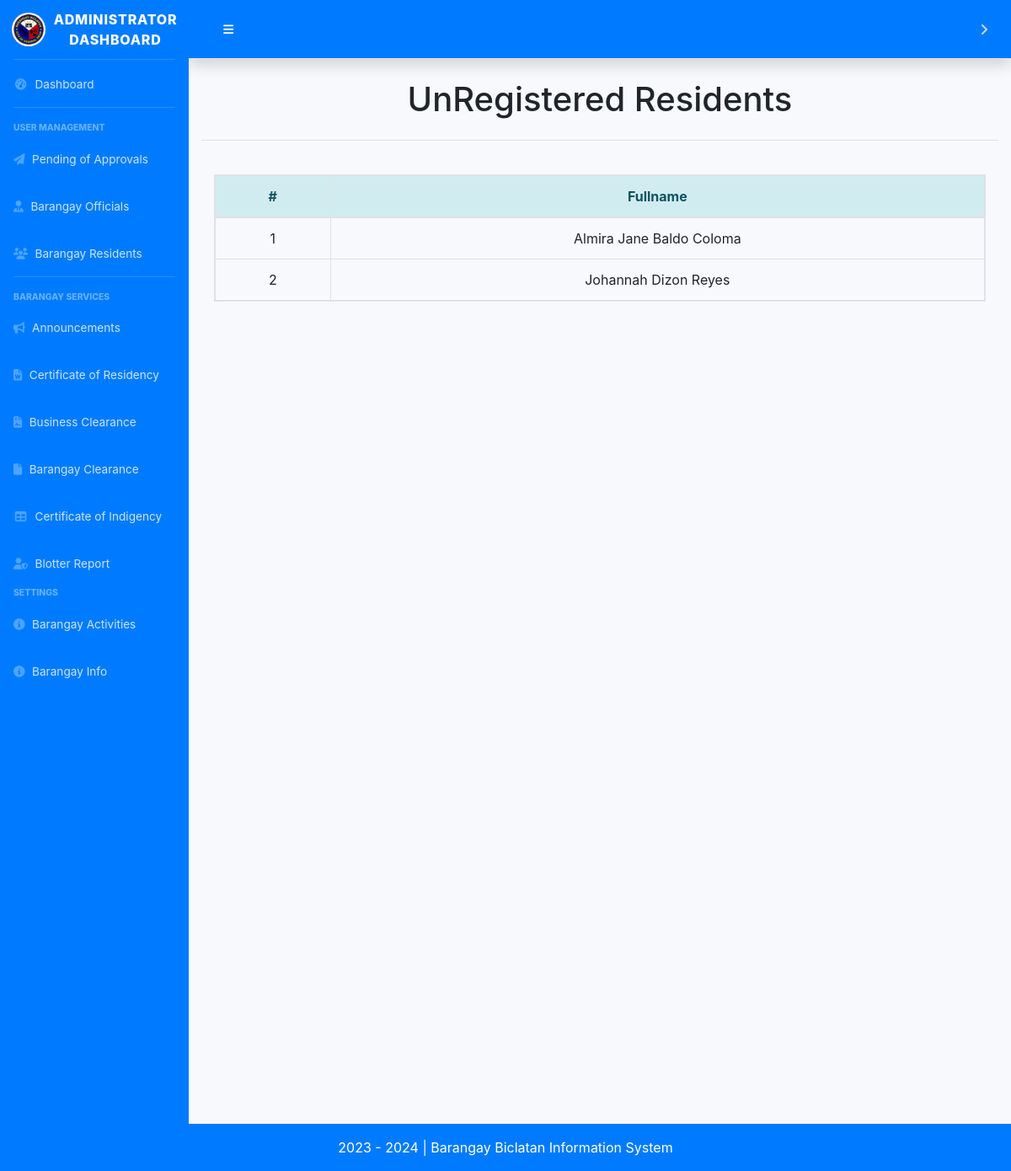
/admn_resident_unregistered.php, run on the app's committed database.
### tables this page shows
CREATE TABLE `tbl_resident` (
  `id_resident` int(11) NOT NULL,
  `request_status` varchar(50) NOT NULL,
  `res_photo` mediumblob DEFAULT NULL,
  `email` varchar(255) NOT NULL,
  `password` varchar(255) NOT NULL,
  `lname` varchar(255) NOT NULL,
  `fname` varchar(255) NOT NULL,
  `mi` varchar(255) NOT NULL,
  `age` int(11) NOT NULL,
  `sex` varchar(255) NOT NULL,
  `status` varchar(255) NOT NULL,
  `houseno` varchar(255) DEFAULT NULL,
  `street` varchar(255) DEFAULT NULL,
  `brgy` varchar(255) DEFAULT NULL,
  `municipal` varchar(255) DEFAULT NULL,
  `address` varchar(255) DEFAULT NULL,
  `contact` varchar(255) NOT NULL,
  `bdate` date NOT NULL,
  `bplace` varchar(255) NOT NULL,
  `nationality` varchar(255) NOT NULL,
  `family_role` varchar(255) NOT NULL,
  `voter` varchar(255) DEFAULT NULL,
  `pwd` varchar(10) NOT NULL,
  `indigent` varchar(255) NOT NULL,
  `single_parent` varchar(255) NOT NULL,
  `malnourished` varchar(255) NOT NULL,
  `four_ps` varchar(255) NOT NULL,
  `vaccinated` varchar(255) NOT NULL,
  `pregnancy` varchar(255) NOT NULL,
  `role` varchar(255) NOT NULL,
  `addedby` varchar(255) DEFAULT NULL
);

### classes/resident.class.php (called while the page is built, shortened)
<?php
    class ResidentClass extends BMISClass {
public function view_residente(){
    $connection = $this->openConn();
    $stmt = $connection->prepare("SELECT * from tbl_resident WHERE request_status = 'pending'");
    $stmt->execute();
    $view = $stmt->fetchAll();
    return $view;
}
    }
?>

### admn_resident_unregistered.php (the view, shortened to what this page needs)
<?php
    include('classes/resident.class.php');
    $view = $residentbmis->view_residente();
?>
<!DOCTYPE html>
<html lang="en">
<head>
    <link href="vendor/fontawesome-free/css/all.min.css" rel="stylesheet" type="text/css">
    <link href="css/sb-admin-2.min.css" rel="stylesheet">
</head>
<body id="page-top">
    <?php
        include('dashboard_sidebar_start.php');
    ?>
    <div class="container-fluid">
        <h1 class="mb-4 text-center">UnRegistered Residents</h1>
        <hr>
        <br>
        <div class="col-md-12">
            <table class="table table-hover table-bordered text-center table-responsive">
                <thead class="alert-info">
                    <tr>
                        <th style="width: 200px;"> # </th>
                        <th style="width: 1200px;"> Fullname </th>
                    </tr>
                </thead>
                <tbody>
                    <?php
                    if (is_array($view)) {
                        $i = 1;
                        foreach ($view as $row) {
                    ?>
                            <tr>
                                <td><?= $i ?></td>
                                <td><?= $row['fname'] . ' ' . $row['mi'] . ' ' . $row['lname']; ?></td>
                            </tr>
                    <?php
                            $i++;
                        }
                    }
                    ?>
                </tbody>
            </table>
        </div>
    </div>
    <link href="customcss/regiformstyle.css" rel="stylesheet" type="text/css">
    <link href="bootstrap/css/bootstrap.css" rel="stylesheet" type="text/css">
    <link href="bootstrap/css/bootstrap.css" rel="stylesheet" type="text/css">
    <br>
    <br>
    <br>
    <br>
    <br>
    <br>
    <br>
    <br>
    <br>
    <?php
        include('dashboard_sidebar_end.php');
    ?>
</body>
</html>

### css/regiformstyle.css (style rules this page uses)
body { background-color:#fff !important; }

### dashboard_sidebar_end.php (style rules this page uses)
html, body { height: 100%; }

### data on the page
tbl_resident: fname "Almira Jane", mi "Baldo", lname "Coloma"
tbl_resident: fname "Johannah", mi "Dizon", lname "Reyes"
